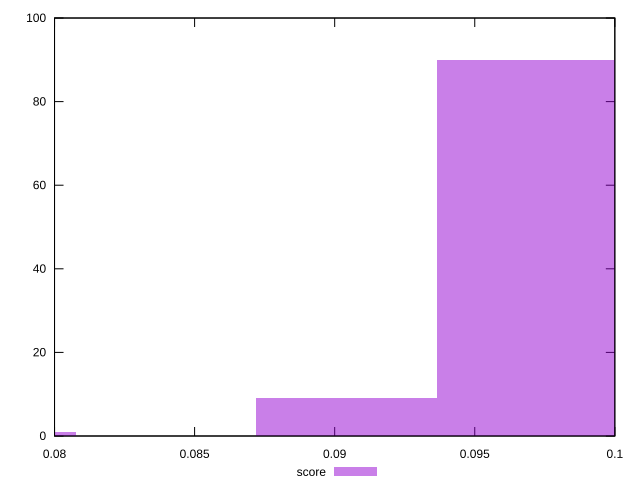

Source code (gnuplot):
reset

$score <<EOF
0.09043888298047274 9
0.09689880319336365 90
0.07751904255469091 1
EOF

set key outside below
set boxwidth 0.00645992021289091
set xrange [0.08:0.1]
set yrange [0:100]
set trange [0:100]
set style fill transparent solid 0.5 noborder
set terminal svg size 640, 490 enhanced background rgb 'white'
set output "report_00018_2021-02-10T15-25-16.877Z/interactive/samples/pages/score/histogram.svg"

plot $score title "score" with boxes

reset
